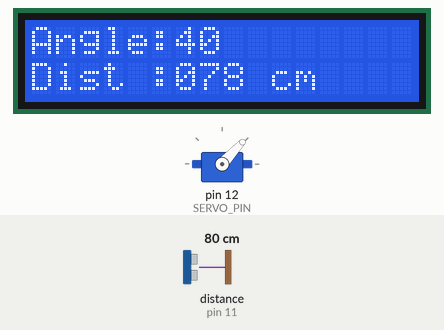
Simulated run of this sketch. Board: Arduino Uno, built with avr-gcc and run on an emulated ATmega328P. Parts: servo, 16×2 character LCD. Wiring (inferred from the names in the program): ultrasonic range finder: trigger pin 10; echo pin 11. The inputs (shaded band) are chosen by the test bench; at power-on: distance to the obstacle (sensor on pin 11) 80 cm. The echo pulse lasts 58.3 µs per cm; what the sketch prints to the serial monitor is not drawn.

Above: at 2.7 s.
2.8 s: distance to the obstacle (sensor on pin 11) set to 2 cm
At 3.63 s:
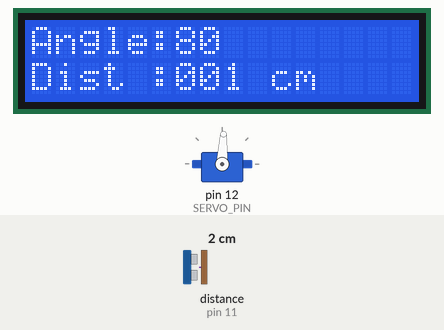
5.5 s: distance to the obstacle (sensor on pin 11) set to 4 cm
At 6.46 s:
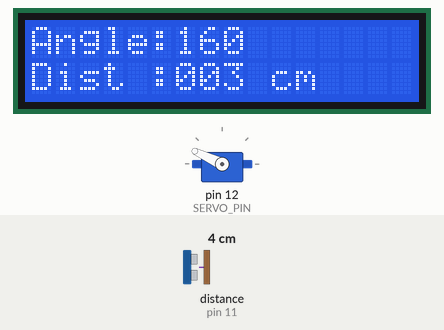
7.8 s: distance to the obstacle (sensor on pin 11) set to 299 cm
At 9.92 s:
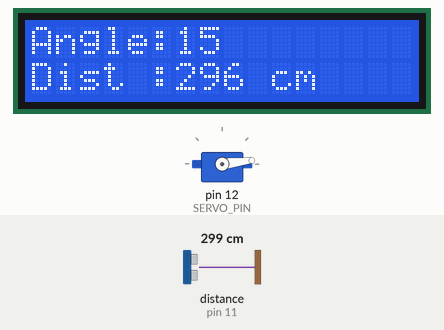
12.9 s: distance to the obstacle (sensor on pin 11) set to 120 cm
At 15.63 s:
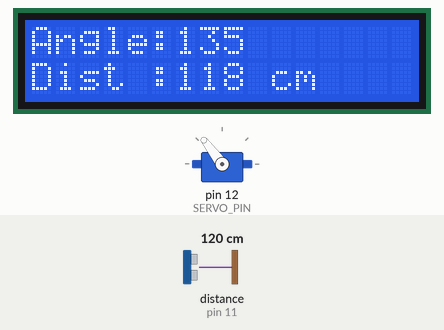
18.0 s: distance to the obstacle (sensor on pin 11) set to 183 cm
At 19.42 s:
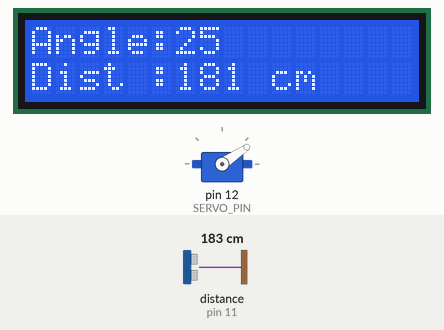
Timing chart, 0 to 75.7 s (numbered marks = the images above; inputs shaded):
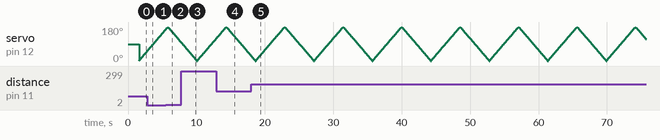

The sketch:

Radar.ino
```cpp
#include <Servo.h>
#include <Wire.h>
#include <LiquidCrystal_I2C.h>

#define TRIG_PIN 10
#define ECHO_PIN 11
#define SERVO_PIN 12

Servo myServo;
LiquidCrystal_I2C lcd(0x27, 16, 2);

int angle = 0;
int direction = 1;
int distance = -1;
int lastAngle = -1;

unsigned long lastDistanceTime = 0;
const unsigned long distanceInterval = 1500;

void setup() {
  Serial.begin(9600);
  pinMode(TRIG_PIN, OUTPUT);
  pinMode(ECHO_PIN, INPUT);
  myServo.attach(SERVO_PIN);

  lcd.init();
  lcd.backlight();
  lcd.clear();
  lcd.setCursor(0, 0);
  lcd.print("Radar Ready");
  delay(1500);
  lcd.clear();
  lcd.setCursor(0, 0);
  lcd.print("Angle:");
  lcd.setCursor(0, 1);
  lcd.print("Dist :");
}

void loop() {
  if (millis() - lastDistanceTime >= distanceInterval) {
    distance = getDistance();
    lastDistanceTime = millis();
  }

  int targetAngle = angle + direction * 5;

  if (targetAngle >= 180) {
    targetAngle = 180;
    direction = -1;
  } else if (targetAngle <= 0) {
    targetAngle = 0;
    direction = 1;
  }

  if (targetAngle > angle) {
    for (int a = angle; a <= targetAngle; a++) {
      myServo.write(a);
      delay(15);
    }
  } else {
    for (int a = angle; a >= targetAngle; a--) {
      myServo.write(a);
      delay(15);
    }
  }

  angle = targetAngle;

  if (angle != lastAngle) {
    lcd.setCursor(6, 0);
    lcd.print("    ");
    lcd.setCursor(6, 0);
    lcd.print(angle);
    lastAngle = angle;
  }

  lcd.setCursor(6, 1);
  lcd.print("             ");
  lcd.setCursor(6, 1);

  if (distance <= 0 || distance > 500) {
    lcd.print("000 cm");
  } else {
    if (distance < 10) lcd.print("00");
    else if (distance < 100) lcd.print("0");
    lcd.print(distance);
    lcd.print(" cm");
  }

  Serial.print(angle);
  Serial.print(",");
  Serial.println(distance);
}

int getDistance() {
  digitalWrite(TRIG_PIN, LOW);
  delayMicroseconds(3);
  digitalWrite(TRIG_PIN, HIGH);
  delayMicroseconds(10);
  digitalWrite(TRIG_PIN, LOW);

  long duration = pulseIn(ECHO_PIN, HIGH, 35000);

  if (duration == 0) return 0;

  int d = duration * 0.034 / 2;

  if (d <= 0 || d > 500) return 0;

  return d;
}
```
